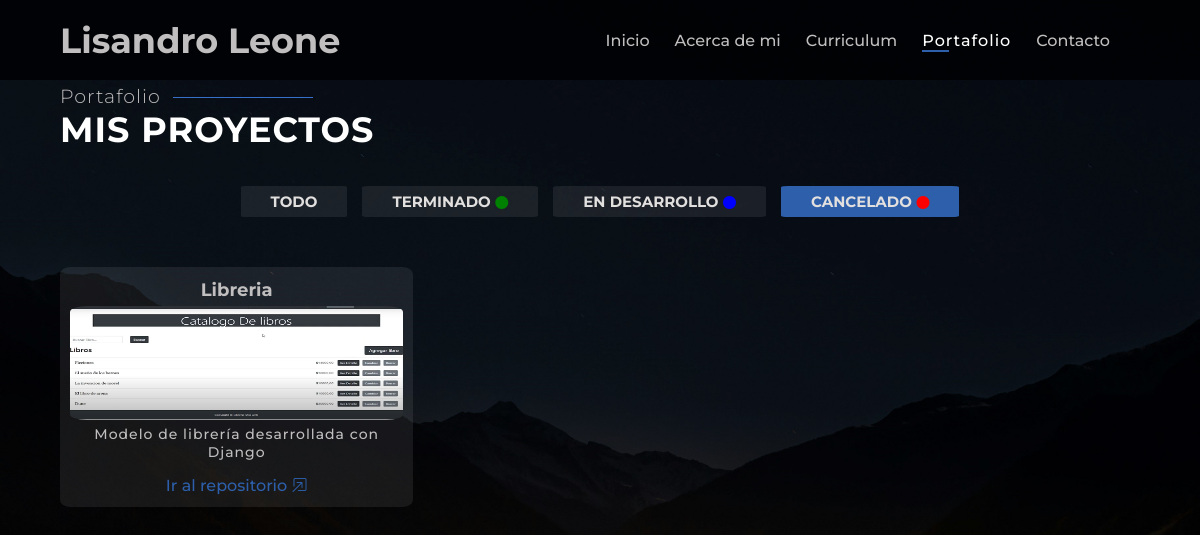
The app's page /portfolio/?estado=cancelado with its own data.
### portfolio/models.py (models this page shows, shortened)
class Proyectos(models.Model):
    ESTADO_CHOICES = [
        ('en_desarrollo', 'En Desarrollo'),
        ('terminado', 'Terminado'),
        ('pausado', 'Pausado'),
        ('cancelado', 'Cancelado'),
    ]
    nombre = models.CharField(max_length=200)
    descripcion = models.TextField()
    fecha_inicio = models.DateField()
    fecha_finalizacion = models.DateField(null=True, blank=True)
    imagen = models.ImageField(null=True,blank=True,upload_to='imgs')
    estado = models.CharField(max_length=20, choices=ESTADO_CHOICES, default='en_desarrollo')
    url = models.URLField(max_length=200,null=True,blank=True)
    class Meta:
        verbose_name = 'Proyecto'
        verbose_name_plural = 'Proyectos'

### portfolio/views.py (the view)
# urls.py: path('', proyectos_lista, name='proyectos_lista'),
def proyectos_lista(request):
    estado = request.GET.get('estado', None)
    if estado and estado in dict(Proyectos.ESTADO_CHOICES).keys():
        proyectos = Proyectos.objects.filter(estado=estado)
    else:
        proyectos = Proyectos.objects.all()
    return render(request, 'proyectos_lista.html', {'proyectos': proyectos})

### portfolio/templates/proyectos_lista.html
{% extends 'lisandro/base.html' %}
{% load static %}
{% block content %}
<section>
    <div class="titulos">
        <h2 class="titulo-secundario titulo-portfolio">Portafolio</h2>
        <h1 class="titulo-principal">Mis proyectos</h1>
    </div>
    <div class="filtros-container">
        <ul class="filtros-list">
            <li class="{% if not request.GET.estado %} active {% endif %}">
                <a class="filtros-option" href="{% url 'portfolio:proyectos_lista' %}">Todo</a>
            </li>
            <li class="{% if request.GET.estado == 'terminado' %} active {% endif %}">
                <a class="filtros-option" href="{% url 'portfolio:proyectos_lista' %}?estado=terminado">Terminado</a>
                <i class="bi bi-circle-fill" style="color: green; font-size: small;"></i>
            </li>
            <li class="{% if request.GET.estado == 'en_desarrollo' %} active {% endif %}">
                <a class="filtros-option" href="{% url 'portfolio:proyectos_lista' %}?estado=en_desarrollo">En desarrollo</a>
                <i class="bi bi-circle-fill" style="color: blue; font-size: small;"></i>
            </li>
            <li class="{% if request.GET.estado == 'cancelado' %} active {% endif %}">
                <a class="filtros-option" href="{% url 'portfolio:proyectos_lista' %}?estado=cancelado">Cancelado</a>
                <i class="bi bi-circle-fill" style="color: red; font-size: small;"></i>
            </li>
        </ul>
    </div>
    <div class="portafolio-container">
        {% for proyecto in proyectos %}
        <div class="portafolio-item">
            <div class="portafolio-wrap">
                <h4>{{ proyecto.nombre }}</h4>
                <img src="{{ proyecto.imagen.url }}" class="portafolio-img">
                <p class="parrafo">{{ proyecto.descripcion }}</p>
                <a href="{{proyecto.url}}">Ir al repositorio <i class="bi bi-box-arrow-in-up-right"></i></a>
            </div>
        </div>
        {% endfor %}
    </div>
</section>
{% endblock  %}

### lisandro/static/lisandro/css/styles.css (style rules this page uses)
body { box-sizing: border-box; background-color: transparent; margin: 0; background-image: url("../img/fondo3-d.jpg"); background-size: cover; background-position: center center; background-repeat: no-repeat; background-attachment: fixed; font-family: "Montserrat", sans-serif; font-weight: 700; font-style: normal; --color-principal: #fff; --color-secundario: #c0bebe; --color-terciario: #e2dfdf; --color-decoracion: rgb(45, 95, 170); --color-decoracion-2:rgb(54, 112, 201); --color-decoracion-3:rgb(32, 114, 236); }
* { box-sizing: border-box; }
body, header, nav, h1, div, ul, li, main, h1, h2, h3, h4, h5, h6, p, section { margin: 0; padding: 0; }
.titulo-principal { letter-spacing: 1px; font-size: 35px; text-transform: uppercase; margin-bottom: 10px; color: var(--color-principal); }
.titulo-secundario { display: inline-block; position: relative; margin-top: 5px; font-size: 19px; font-weight: 300; letter-spacing: 1px; transition-property: letter-spacing; transition-duration: 1s; color: var(--color-secundario); z-index: -1; }
.titulo-secundario::before { content: ''; position: absolute; width: 140px; height: 1px; background-color: var(--color-decoracion-2); top: 12px; left: 145px; transition: all 0.5s; }
section { width: 90vw; margin: auto; }
.titulo-portfolio::before { left: 113px; }
.filtros-container { width: 90dvw; margin-top: 35px; }
.filtros-list { display: flex; flex-direction: row; flex-wrap: wrap; justify-content: center; gap: 10px 15px; }
.filtros-list li { border-radius: 4%; list-style: none; padding: 6px 30px; background-color: rgba(255, 255, 255, 0.08); }
.filtros-list li.active { background-color: var(--color-decoracion); }
.filtros-list a { text-decoration: none; color: var(--color-terciario); text-transform: uppercase; font-size: 15px; }
.portafolio-container { margin-top: 50px; margin-bottom: 25px; display: grid; grid-template-columns: repeat(3, minmax(200px, 400px)); grid-template-rows: 240px; gap: 10px; }
.portafolio-item { background-color: rgba(255, 255, 255, 0.08); border-radius: 3%; }
.portafolio-wrap { display: flex; flex-direction: column; height: 100%; justify-content: center; transition: all .35s ease; text-align: center; gap: 5px; padding: 12px 10px; position: relative; color: var(--color-secundario); }
.portafolio-wrap::before, .portafolio-wrap::after { content: ''; height: 26px; width: 26px; position: absolute; transition: all .35s ease; opacity: 0; }
.portafolio-wrap::before { content: ''; right: 0; top: 0; border-top: 3px solid var(--color-principal); border-right: 3px solid var(--color-principal); transform: translate(-100%, 50%); }
.portafolio-wrap:after { content: ''; left: 0; bottom: 0; border-bottom: 3px solid var(--color-principal); border-left: 3px solid var(--color-principal); transform: translate(100%, -50%) }
.portafolio-img { overflow: hidden; border-radius: 5%; max-width: 100%; }
.portafolio-wrap p { font-size: 14px; font-weight: 500; letter-spacing: 1px; }
.portafolio-wrap a { text-decoration: none; font-weight: 500; font-size: 16px; color: var(--color-decoracion); transition: color 1s ease; margin-top: 10px; }
.portafolio-wrap h4 { font-size: 18px; }

### records on screen
Proyectos: nombre "Libreria", imagen (picture), descripcion "Modelo de librería desarrollada con Django"
